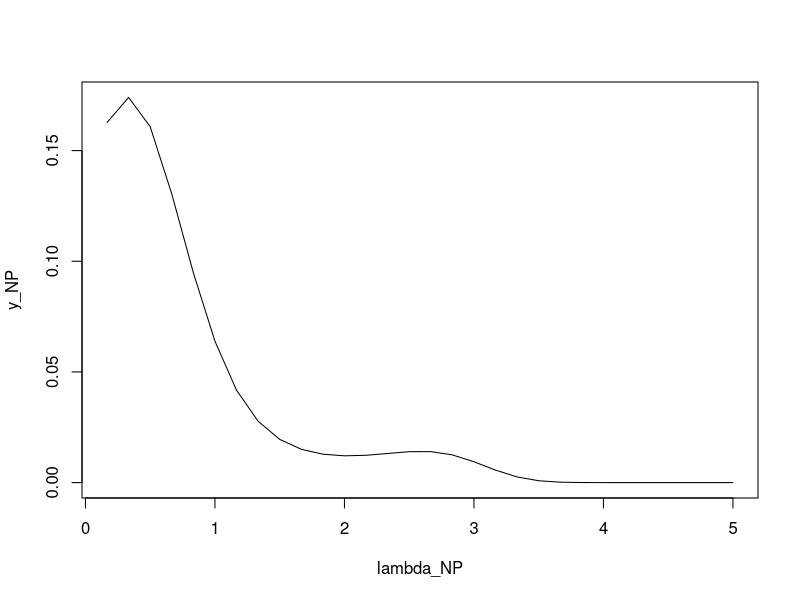
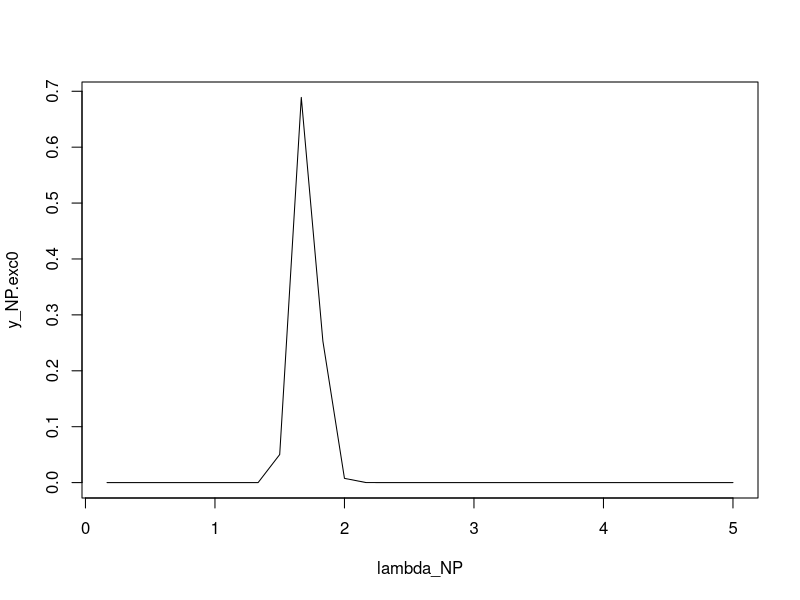

Source code (R) for these figures, in order:
k=30
x<-c(0,0,0,1,2,1,0,2,0,0,0,1,3,0,0,3,0,2,1,2,0,0,0,1,5,0,1,0,0,1,0,1,0,1,0,1)
true.lambda<-c(1.17,.83,.5,1,.83,.83,1.17,.83,.67,.17,0,.33,1.5,.5,1.17,1.33,.5,1.17,
               .5,.5,1.33,.83,.33,1.5,1.33,.67,.67,.33,.33,.33,.5,.83,.67,.33,0,.5)
em.lambda<-29/65*x
# function to make A-matrix
make_big_A<-function(x,lambda)
{
  t(apply(as.matrix(x),1,function(s) {exp(-lambda)*lambda^s/factorial(s) } ))
  
}


# EM

EM <- function(y_init,A,eps=1e-6,max.iter=1e6){
  y_old <- y_init
  n <- nrow(A)
  J <- 1
  err <- Inf
  while(err > eps & J <= max.iter){
    y_new <- -grad(y_old,A)*y_old/n
    err <- abs(obj(y_new,A) - obj(y_old,A))/abs(obj(y_old,A))
    y_old <- y_new
    J <- J+1  
  }
  list(y=y_new,iterations=J)
}


#
# Auxiliary functions (for estimating mixing distribution)
#

# compute neg. log-likelhood

obj <- function(y,A) -sum(log(A%*%y))

# compute gradient

grad <- function(y,A) -t(A)%*%(1/(A%*%y))
#######################
#######################


lambda_MLE<-x
max.lambda_MLE<-max(lambda_MLE)
lambda_NP<-seq(1/6,max.lambda_MLE,length=k)
A_NP<-make_big_A(x,lambda_NP)
fit_NP <- EM(y_init=rep(1/k,k),A=A_NP) 
y_NP<-fit_NP$y
plot(lambda_NP,y_NP,type="l")
est.lambda_NP <- t(A_NP%*%(y_NP*lambda_NP)/(A_NP%*%y_NP))
est.try<-est.lambda_NP-est.lambda_NP[1]

est.lambda_NP[x==0]<-0
est.lambda_NP
est.exc0<-est.lambda_NP[true.lambda!=0]
est.exc0
true.lambda.exc0<-true.lambda[true.lambda!=0]
sse.lambdaLoss<-sum((est.exc0-true.lambda.exc0)^2/true.lambda.exc0)
sse.lambdaLoss

est.try
est.try.exc0<-est.try[true.lambda!=0]
sse<-sum((est.try.exc0-true.lambda.exc0)^2/true.lambda.exc0)
sse
  

# exclude x=0 at first
A_NP.exc0<-make_big_A(x[x!=0],lambda_NP)
fit_NP.exc0 <- EM(y_init=rep(1/k,k),A=A_NP.exc0) 
y_NP.exc0<-fit_NP.exc0$y
plot(lambda_NP,y_NP.exc0,type="l")
est.lambda_NP.exc0 <- t(A_NP.exc0%*%(y_NP.exc0*lambda_NP)/(A_NP.exc0%*%y_NP.exc0))
est.lambda_NP.all<-rep(0,length(x))
est.lambda_NP.all[x!=0]<-est.lambda_NP.exc0
est.lambda_NP.all.exc0<-est.lambda_NP.all[true.lambda!=0]
sse.lambdaLoss.exc0<-sum((est.lambda_NP.all.exc0-true.lambda.exc0)^2/true.lambda.exc0)
sse.lambdaLoss.exc0

